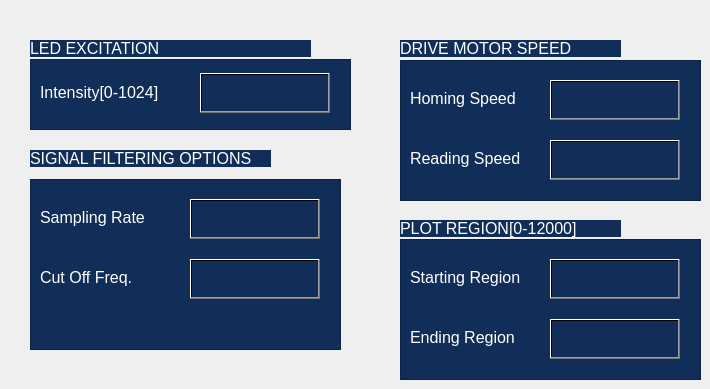
    <widget class="QWidget" name="page_1">
     <widget class="QFrame" name="frame_2">
      <property name="geometry">
       <rect>
        <x>30</x>
        <y>59</y>
        <width>321</width>
        <height>71</height>
       </rect>
      </property>
      <property name="styleSheet">
       <string notr="true">background:rgb(17, 46, 88);
color:rgb(255, 255, 255);</string>
      </property>
      <property name="frameShape">
       <enum>QFrame::StyledPanel</enum>
      </property>
      <property name="frameShadow">
       <enum>QFrame::Raised</enum>
      </property>
      <widget class="QLabel" name="label_6">
       <property name="geometry">
        <rect>
         <x>10</x>
         <y>25</y>
         <width>151</width>
         <height>17</height>
        </rect>
       </property>
       <property name="font">
        <font>
         <pointsize>12</pointsize>
        </font>
       </property>
       <property name="text">
        <string>Intensity[0-1024]</string>
       </property>
      </widget>
      <widget class="QLineEdit" name="lineEdit">
       <property name="geometry">
        <rect>
         <x>170</x>
         <y>14</y>
         <width>130</width>
         <height>40</height>
        </rect>
       </property>
       <property name="styleSheet">
        <string notr="true">background:rgb(17, 46, 88);
color:rgb(255, 255, 255);</string>
       </property>
      </widget>
      <widget class="QPushButton" name="pushButton_19">
       <property name="geometry">
        <rect>
         <x>170</x>
         <y>14</y>
         <width>130</width>
         <height>40</height>
        </rect>
       </property>
       <property name="styleSheet">
        <string notr="true">background:qlineargradient(spread:pad, x1:0, y1:0, x2:1, y2:0, stop:0 rgba(0, 0, 0, 0), stop:1 rgba(0,0,0,0))</string>
       </property>
       <property name="text">
        <string/>
       </property>
      </widget>
     </widget>
     <widget class="QLabel" name="label_5">
      <property name="geometry">
       <rect>
        <x>30</x>
        <y>40</y>
        <width>281</width>
        <height>17</height>
       </rect>
      </property>
      <property name="font">
       <font>
        <pointsize>12</pointsize>
       </font>
      </property>
      <property name="styleSheet">
       <string notr="true">background:rgb(17, 46, 88);
color:rgb(255, 255, 255);</string>
      </property>
      <property name="text">
       <string>LED EXCITATION</string>
      </property>
     </widget>
     <widget class="QLabel" name="label_7">
      <property name="geometry">
       <rect>
        <x>30</x>
        <y>150</y>
        <width>241</width>
        <height>17</height>
       </rect>
      </property>
      <property name="font">
       <font>
        <pointsize>12</pointsize>
       </font>
      </property>
      <property name="styleSheet">
       <string notr="true">background:rgb(17, 46, 88);
color:rgb(255, 255, 255);</string>
      </property>
      <property name="text">
       <string>SIGNAL FILTERING OPTIONS</string>
      </property>
     </widget>
     <widget class="QFrame" name="frame_3">
      <property name="geometry">
       <rect>
        <x>30</x>
        <y>179</y>
        <width>311</width>
        <height>171</height>
       </rect>
      </property>
      <property name="styleSheet">
       <string notr="true">background:rgb(17, 46, 88);
color:rgb(255, 255, 255);</string>
      </property>
      <property name="frameShape">
       <enum>QFrame::StyledPanel</enum>
      </property>
      <property name="frameShadow">
       <enum>QFrame::Raised</enum>
      </property>
      <widget class="QLineEdit" name="lineEdit_3">
       <property name="geometry">
        <rect>
         <x>160</x>
         <y>20</y>
         <width>130</width>
         <height>40</height>
        </rect>
       </property>
       <property name="styleSheet">
        <string notr="true">background:rgb(17, 46, 88);
color:rgb(255, 255, 255);</string>
       </property>
      </widget>
      <widget class="QLabel" name="label_9">
       <property name="geometry">
        <rect>
         <x>10</x>
         <y>30</y>
         <width>131</width>
         <height>17</height>
        </rect>
       </property>
       <property name="font">
        <font>
         <pointsize>12</pointsize>
        </font>
       </property>
       <property name="text">
        <string>Sampling Rate</string>
       </property>
      </widget>
      <widget class="QLineEdit" name="lineEdit_4">
       <property name="geometry">
        <rect>
         <x>160</x>
         <y>80</y>
         <width>130</width>
         <height>40</height>
        </rect>
       </property>
       <property name="styleSheet">
        <string notr="true">background:rgb(17, 46, 88);
color:rgb(255, 255, 255);</string>
       </property>
      </widget>
      <widget class="QLabel" name="label_10">
       <property name="geometry">
        <rect>
         <x>10</x>
         <y>90</y>
         <width>111</width>
         <height>17</height>
        </rect>
       </property>
       <property name="font">
        <font>
         <pointsize>12</pointsize>
        </font>
       </property>
       <property name="text">
        <string>Cut Off Freq.</string>
       </property>
      </widget>
      <widget class="QPushButton" name="pushButton_21">
       <property name="geometry">
        <rect>
         <x>160</x>
         <y>20</y>
         <width>130</width>
         <height>40</height>
        </rect>
       </property>
       <property name="styleSheet">
        <string notr="true">background:qlineargradient(spread:pad, x1:0, y1:0, x2:1, y2:0, stop:0 rgba(0, 0, 0, 0), stop:1 rgba(0,0,0,0))</string>
       </property>
       <property name="text">
        <string/>
       </property>
      </widget>
      <widget class="QPushButton" name="pushButton_22">
       <property name="geometry">
        <rect>
         <x>160</x>
         <y>80</y>
         <width>130</width>
         <height>40</height>
        </rect>
       </property>
       <property name="styleSheet">
        <string notr="true">background:qlineargradient(spread:pad, x1:0, y1:0, x2:1, y2:0, stop:0 rgba(0, 0, 0, 0), stop:1 rgba(0,0,0,0))</string>
       </property>
       <property name="text">
        <string/>
       </property>
      </widget>
     </widget>
     <widget class="QLabel" name="label_11">
      <property name="geometry">
       <rect>
        <x>400</x>
        <y>40</y>
        <width>221</width>
        <height>17</height>
       </rect>
      </property>
      <property name="font">
       <font>
        <pointsize>12</pointsize>
       </font>
      </property>
      <property name="styleSheet">
       <string notr="true">background:rgb(17, 46, 88);
color:rgb(255, 255, 255);</string>
      </property>
      <property name="text">
       <string>DRIVE MOTOR SPEED</string>
      </property>
     </widget>
     <widget class="QFrame" name="frame_4">
      <property name="geometry">
       <rect>
        <x>400</x>
        <y>60</y>
        <width>301</width>
        <height>141</height>
       </rect>
      </property>
      <property name="styleSheet">
       <string notr="true">background:rgb(17, 46, 88);
color:rgb(255, 255, 255);</string>
      </property>
      <property name="frameShape">
       <enum>QFrame::StyledPanel</enum>
      </property>
      <property name="frameShadow">
       <enum>QFrame::Raised</enum>
      </property>
      <widget class="QLabel" name="label_12">
       <property name="geometry">
        <rect>
         <x>10</x>
         <y>30</y>
         <width>131</width>
         <height>17</height>
        </rect>
       </property>
       <property name="font">
        <font>
         <pointsize>12</pointsize>
        </font>
       </property>
       <property name="text">
        <string>Homing Speed</string>
       </property>
      </widget>
      <widget class="QLineEdit" name="lineEdit_5">
       <property name="geometry">
        <rect>
         <x>150</x>
         <y>20</y>
         <width>130</width>
         <height>40</height>
        </rect>
       </property>
       <property name="styleSheet">
        <string notr="true">background:rgb(17, 46, 88);
color:rgb(255, 255, 255);</string>
       </property>
      </widget>
      <widget class="QLineEdit" name="lineEdit_6">
       <property name="geometry">
        <rect>
         <x>150</x>
         <y>80</y>
         <width>130</width>
         <height>40</height>
        </rect>
       </property>
       <property name="styleSheet">
        <string notr="true">background:rgb(17, 46, 88);
color:rgb(255, 255, 255);</string>
       </property>
      </widget>
      <widget class="QLabel" name="label_13">
       <property name="geometry">
        <rect>
         <x>10</x>
         <y>90</y>
         <width>131</width>
         <height>17</height>
        </rect>
       </property>
       <property name="font">
        <font>
         <pointsize>12</pointsize>
        </font>
       </property>
       <property name="text">
        <string>Reading Speed</string>
       </property>
      </widget>
      <widget class="QPushButton" name="pushButton_23">
       <property name="geometry">
        <rect>
         <x>150</x>
         <y>20</y>
         <width>130</width>
         <height>40</height>
        </rect>
       </property>
       <property name="styleSheet">
        <string notr="true">background:qlineargradient(spread:pad, x1:0, y1:0, x2:1, y2:0, stop:0 rgba(0, 0, 0, 0), stop:1 rgba(0,0,0,0))</string>
       </property>
       <property name="text">
        <string/>
       </property>
      </widget>
      <widget class="QPushButton" name="pushButton_24">
       <property name="geometry">
        <rect>
         <x>150</x>
         <y>80</y>
         <width>130</width>
         <height>40</height>
        </rect>
       </property>
       <property name="styleSheet">
        <string notr="true">background:qlineargradient(spread:pad, x1:0, y1:0, x2:1, y2:0, stop:0 rgba(0, 0, 0, 0), stop:1 rgba(0,0,0,0))</string>
       </property>
       <property name="text">
        <string/>
       </property>
      </widget>
     </widget>
     <widget class="QFrame" name="frame_5">
      <property name="geometry">
       <rect>
        <x>400</x>
        <y>239</y>
        <width>301</width>
        <height>141</height>
       </rect>
      </property>
      <property name="styleSheet">
       <string notr="true">background:rgb(17, 46, 88);
color:rgb(255, 255, 255);</string>
      </property>
      <property name="frameShape">
       <enum>QFrame::StyledPanel</enum>
      </property>
      <property name="frameShadow">
       <enum>QFrame::Raised</enum>
      </property>
      <widget class="QLabel" name="label_14">
       <property name="geometry">
        <rect>
         <x>10</x>
         <y>30</y>
         <width>131</width>
         <height>17</height>
        </rect>
       </property>
       <property name="font">
        <font>
         <pointsize>12</pointsize>
        </font>
       </property>
       <property name="text">
        <string>Starting Region</string>
       </property>
      </widget>
      <widget class="QLineEdit" name="lineEdit_7">
       <property name="geometry">
        <rect>
         <x>150</x>
         <y>20</y>
         <width>130</width>
         <height>40</height>
        </rect>
       </property>
       <property name="styleSheet">
        <string notr="true">background:rgb(17, 46, 88);
color:rgb(255, 255, 255);</string>
       </property>
      </widget>
      <widget class="QLineEdit" name="lineEdit_8">
       <property name="geometry">
        <rect>
         <x>150</x>
         <y>80</y>
         <width>130</width>
         <height>40</height>
        </rect>
       </property>
       <property name="styleSheet">
        <string notr="true">background:rgb(17, 46, 88);
color:rgb(255, 255, 255);</string>
       </property>
      </widget>
      <widget class="QLabel" name="label_15">
       <property name="geometry">
        <rect>
         <x>10</x>
         <y>90</y>
         <width>131</width>
         <height>17</height>
        </rect>
       </property>
       <property name="font">
        <font>
         <pointsize>12</pointsize>
        </font>
       </property>
       <property name="text">
        <string>Ending Region</string>
       </property>
      </widget>
      <widget class="QPushButton" name="pushButton_25">
       <property name="geometry">
        <rect>
         <x>150</x>
         <y>20</y>
         <width>130</width>
         <height>40</height>
        </rect>
       </property>
       <property name="styleSheet">
        <string notr="true">background:qlineargradient(spread:pad, x1:0, y1:0, x2:1, y2:0, stop:0 rgba(0, 0, 0, 0), stop:1 rgba(0,0,0,0))</string>
       </property>
       <property name="text">
        <string/>
       </property>
      </widget>
      <widget class="QPushButton" name="pushButton_26">
       <property name="geometry">
        <rect>
         <x>150</x>
         <y>80</y>
         <width>130</width>
         <height>40</height>
        </rect>
       </property>
       <property name="styleSheet">
        <string notr="true">background:qlineargradient(spread:pad, x1:0, y1:0, x2:1, y2:0, stop:0 rgba(0, 0, 0, 0), stop:1 rgba(0,0,0,0))</string>
       </property>
       <property name="text">
        <string/>
       </property>
      </widget>
     </widget>
     <widget class="QLabel" name="label_16">
      <property name="geometry">
       <rect>
        <x>400</x>
        <y>220</y>
        <width>221</width>
        <height>17</height>
       </rect>
      </property>
      <property name="font">
       <font>
        <pointsize>12</pointsize>
       </font>
      </property>
      <property name="styleSheet">
       <string notr="true">background:rgb(17, 46, 88);
color:rgb(255, 255, 255);</string>
      </property>
      <property name="text">
       <string>PLOT REGION[0-12000]</string>
      </property>
     </widget>
    </widget>
